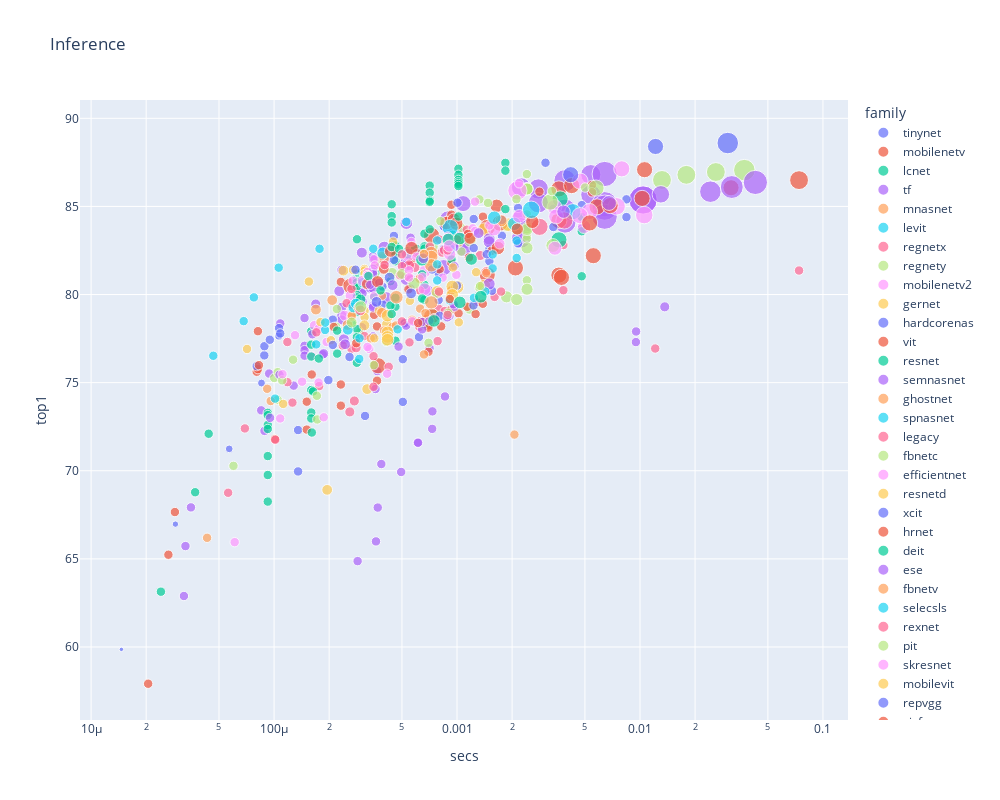

Notebook code cell kept with this figure:
### Code cell
show_all(df, 'Inference', 'infer_img_size')
